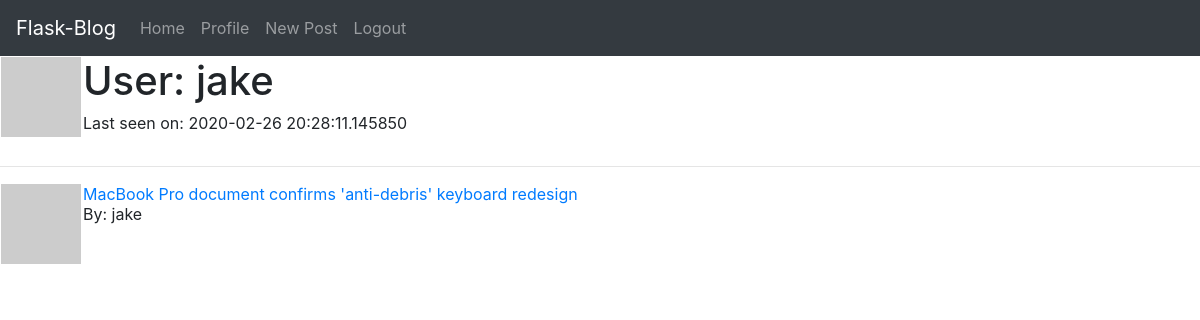
The page /user/jake (signed in) on the database its author committed.
### app/models.py (models this page shows, shortened)
class User(UserMixin, db.Model):  # Table to hold the user data
    id = db.Column(db.Integer, primary_key=True)
    username = db.Column(db.String(64), index=True, unique=True)
    email = db.Column(db.String(120), index=True, unique=True)
    password_hash = db.Column(db.String(128))
    posts = db.relationship('Post', backref='author', lazy='dynamic')
    about_me = db.Column(db.String(140))
    last_seen = db.Column(db.DateTime, default=datetime.utcnow)
    def avatar(self, size):
        digest = md5(self.email.lower().encode('utf-8')).hexdigest()
        return 'https://www.gravatar.com/avatar/{}?d=identicon&s={}'.format(digest, size)

class Post(db.Model):  # Table to hold the blog posts written by users
    id = db.Column(db.Integer, primary_key=True)
    title = db.Column(db.String(140))
    subtitle = db.Column(db.String(140))
    body = db.Column(db.String(1500))
    timestamp = db.Column(db.DateTime, index=True, default=datetime.utcnow)
    user_id = db.Column(db.Integer, db.ForeignKey('user.id'))

### app/routes.py (the view)
@app.route('/user/<username>')
@login_required
def user(username):
    user = User.query.filter_by(username=username).first_or_404()
    posts = Post.query.filter_by(user_id=user.id).all()
    return render_template('user.html', user=user, posts=posts)

### app/models.py (called while the page is built)
@login.user_loader
def load_user(id):
    return User.query.get(int(id))

### app/routes.py (called while the page is built)
@app.before_request  # Function is executed before the view function
def before_request():
    if current_user.is_authenticated:
        current_user.last_seen = datetime.utcnow()  # update the last_seen variable
        db.session.commit()

### app/templates/user.html (shortened to what this page needs)
{% extends "base.html" %}
{% block content %}
<table>
    <tr valign="top">
        <td><img src="{{ user.avatar(128) }}"></td>
        <td>
            <h1>User: {{ user.username }}</h1>
            {% if user.last_seen %} <p>Last seen on: {{ user.last_seen }}</p> {% endif %}
        </td>
    </tr>
</table>
<hr>
{% for post in posts %}
{% include "_post.html" %}
{% endfor %}
{% endblock %}

### app/templates/_post.html (shortened to what this page needs)
<table>
    <tr valign="top">
        <td><img src="{{ post.author.avatar(64) }}"></td>
        <td>
            <a href="{{ url_for('post', post_id=post.id) }}">{{ post.title }}</a><br>
            By: {{ post.author.username }} <br>
        </td>
    </tr>
</table>

### rows shown on the page
User: username "jake", last_seen "2020-02-26 20:28:11.145850"
Post: title "MacBook Pro document confirms 'anti-debris' keyboard redesign", author.username "jake"
